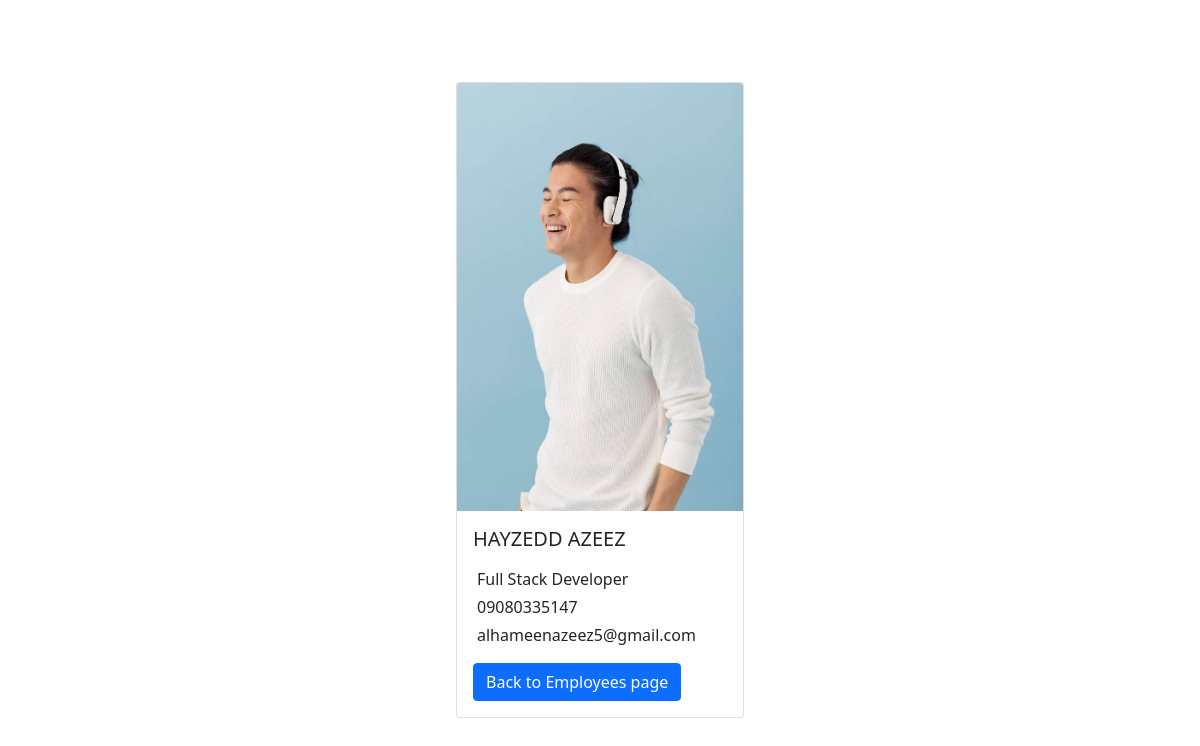
/basicapp/detail/1, run on the app's committed database.
### basicapp/models.py (models this page shows, shortened)
class employees(models.Model):
    firstname = models.CharField(max_length=200)
    lastname = models.CharField(max_length=200)
    photo = models.ImageField(upload_to='images')
    description = models.TextField(max_length=500)
    phonenumber = models.CharField(max_length=12 , blank=True)
    email = models.EmailField(max_length=200 , unique=True)
    created_at = models.DateTimeField(auto_now_add=True)
    updated_at = models.DateTimeField(auto_now=True)

### basicapp/views.py (the view)
# urls.py: path('detail/<int:id>' , views.detail , name="detail"),
def detail(request , id):
    employee = get_object_or_404(employees , id=id)
    Context = {
        'employee' : employee
    }
    return render(request , "basicapp/detail.html" , Context)

### basicapp/templates/basicapp/detail.html (shortened to what this page needs)
<!DOCTYPE html>
<html lang="en">
<head>
    <link
      href="https://cdn.jsdelivr.net/npm/bootstrap@5.0.2/dist/css/bootstrap.min.css"
      rel="stylesheet"
    />
</head>
<body>
    <div class="container" style="display: flex; align-items: center; justify-content: center; height: 100vh;">
        <div class="card" style="width: 18rem;">
            <img src="{{employee.photo.url}}" class="card-img-top" alt="...">
            <div class="card-body">
              <h5 class="card-title mb-3" style="text-transform: uppercase;">{{employee.firstname}} {{employee.lastname}}</h5>
              <p class="card-text m-1" style="text-transform: capitalize;">{{employee.description}}</p>
              <p class="card-text m-1">{{employee.phonenumber}}</p>
              <p class="card-text m-1 mb-3">{{employee.email}}</p>
              <a href="{% url 'home' %}" class="btn btn-primary">Back to Employees page</a>
            </div>
          </div>
    </div>
</body>
</html>

### data on the page
employees: photo (picture), firstname "HAYZEDD", lastname "AZEEZ", description "Full Stack Developer", phonenumber "09080335147", email "alhameenazeez5@gmail.com"
